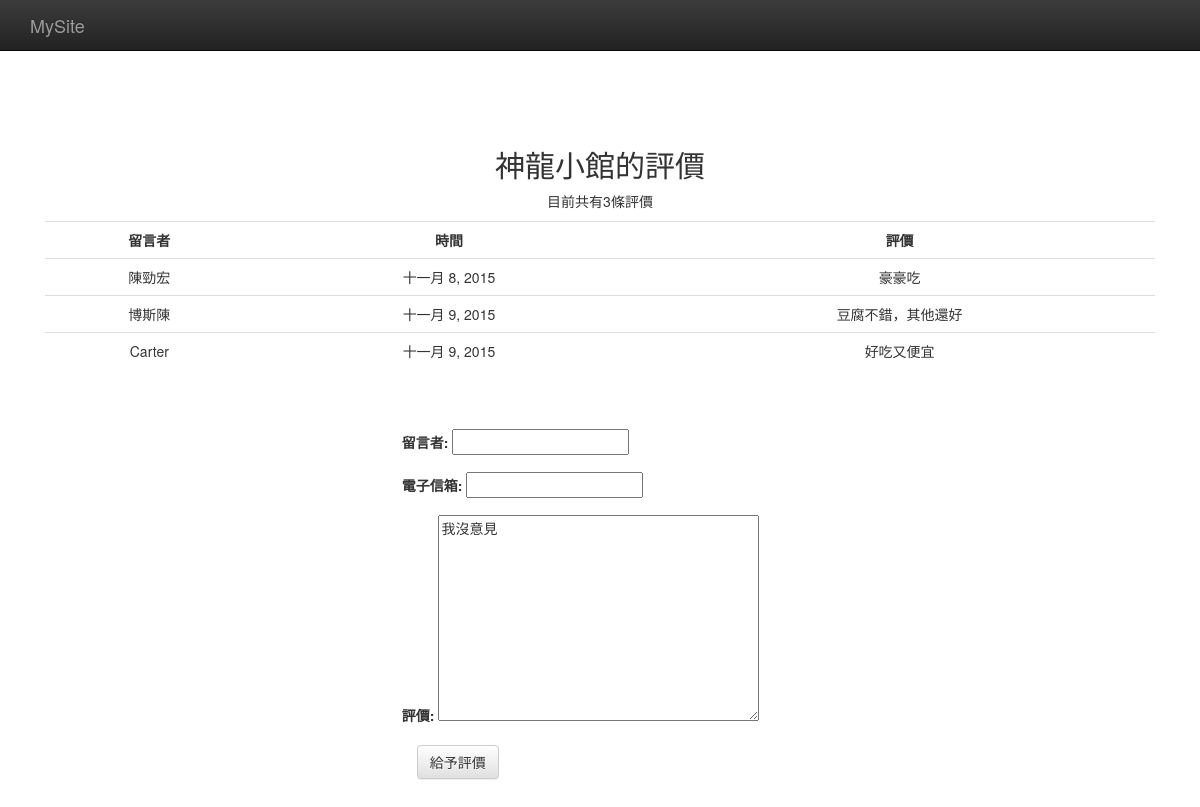
The page /comment/1/ on the database as committed earlier.
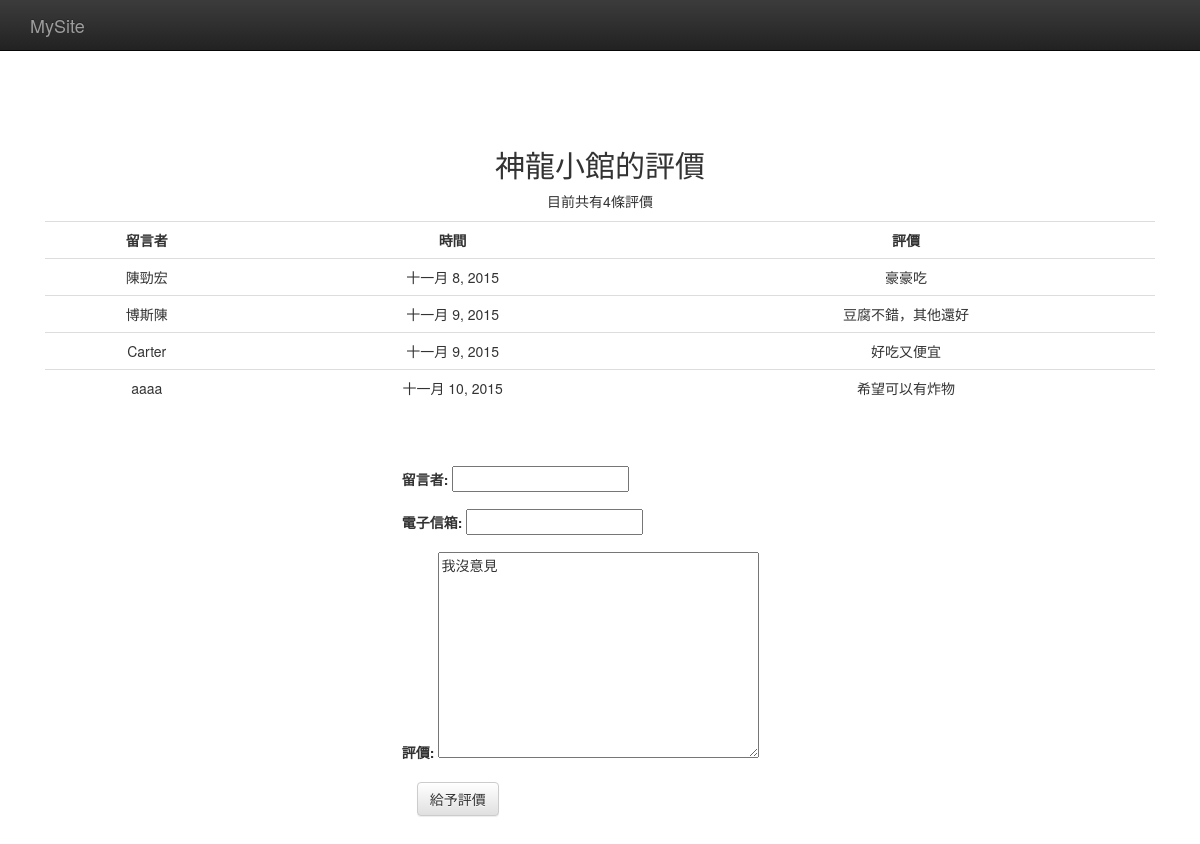
The same page on the database as committed later.
### restaurants/models.py (models this page shows, shortened)
class Restaurant(models.Model):
    name = models.CharField(max_length=20)
    phone_number = models.CharField(max_length=15)
    address = models.CharField(max_length=50, blank=True)

class Comment(models.Model):
    content = models.CharField(max_length=255)
    visitor = models.CharField(max_length=255)
    email = models.EmailField(max_length=255)
    date_time = models.DateTimeField()
    restaurant = models.ForeignKey(Restaurant)

### restaurants/views.py (the view)
# urls.py: url(r'^comment/(\d{1,5})/$', comment),
def comment(request, restaurant_id):
    if restaurant_id:
        r = Restaurant.objects.get(id=restaurant_id)
    else:
        return HttpResponseRedirect("/restaurants_list/")
    errors = [] #用於作欄位正確性判斷
    if request.POST:
        f = CommentForm(request.POST)
        if f.is_valid():
            visitor = f.cleaned.data['visitor']
            content = f.cleaned.data['content']
            email = f.cleaned.data['email']
            date_time = timezone.localtime(timezone.now())
            c = Comment.objects.create(
                visitor=visitor, email=email,
                content=content,
                date_time=date_time,
                restaurant=r
            )
            f = CommentForm(initial={'content':'我沒意見'})
    else:
        f = CommentForm(initial={'content':'我沒意見'})
    return render_to_response('comments.html', RequestContext(request,locals()))

### restaurants/forms.py (shortened to what this page needs)
class CommentForm(forms.Form):
    visitor = forms.CharField(max_length = 20)
    email = forms.EmailField(max_length = 20, required = False) #required = False表示並非必填
    content = forms.CharField(max_length = 200, widget = forms.Textarea())

### restaurants/templates/comments.html (shortened to what this page needs)
<!doctype html>
<html>
    <head>
        <link rel="stylesheet" href="https://maxcdn.bootstrapcdn.com/bootstrap/3.3.1/css/bootstrap.min.css">
        <link rel="stylesheet" href="https://maxcdn.bootstrapcdn.com/bootstrap/3.3.1/css/bootstrap-theme.min.css">
    </head>
    <body>
        <nav class="navbar navbar-inverse navbar-fixed-top" role="navigation">
            <div class="container">
                <div class="navbar-header">
                    <a class="navbar-brand" href="#">MySite</a>
                </div>
            </div>
        </nav>
        <div class="container">
            <div class="center_padding">
                <h2>{{ r.name }}的評價</h2>
                {% if r.comment_set.all %}
                <p>目前共有{{ r.comment_set.all|length }}條評價</p>
                <table class="table table-hover">
                    <tr>
                        <th>留言者</th>
                        <th>時間</th>
                        <th>評價</th>
                    </tr>
                    {% for c in r.comment_set.all %}
                    <tr>
                        <td> {{ c.visitor }} </td>
                        <td> {{ c.date_time | date:"F j, Y" }} </td>
                        <td> {{ c.content }} </td>
                    </tr>
                    {% endfor %}
                </table>
                {% else %}
                <p>無評價</p>
                {% endif %}
                <br /><br />
                <form action="" method="post" class="form-horizontal" role="form" style="width:33%; margin:auto; text-align:left">{% csrf_token %}
                    <div class="form-group">
                    <label for="visitor">留言者:</label>
                    {{ f.visitor }}
                    </div>
                    <div class="form-group">
                        <label for="email">電子信箱:</label>
                    {{ f.email }}
                    </div>
                    <div class="form-group">
                    <label for="content">評價:</label>
                    {{ f.content }}
                    </div>
                    <input type="submit" value="給予評價" class="btn btn-default">
                </form>
            </div>
        </div>
    </body>
</html>

Rows that differ between the two databases and show on the page:
computed for Restaurant "神龍小館": comment_set.all|length "3" → "4"
added Comment: visitor "aaaa", date_time "十一月 10, 2015", content "希望可以有炸物"
